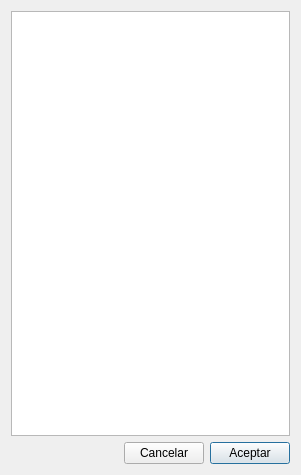
<?xml version="1.0" encoding="UTF-8"?>
<ui version="4.0">
 <class>frmCajasAbiertas</class>
 <widget class="QDialog" name="frmCajasAbiertas">
  <property name="geometry">
   <rect>
    <x>0</x>
    <y>0</y>
    <width>301</width>
    <height>475</height>
   </rect>
  </property>
  <property name="windowTitle">
   <string>Dialog</string>
  </property>
  <layout class="QGridLayout" name="gridLayout">
   <item row="1" column="2">
    <widget class="QPushButton" name="pushButton_2">
     <property name="text">
      <string>Aceptar</string>
     </property>
     <property name="icon">
      <iconset resource="../maya.qrc">
       <normaloff>:/Icons/PNG/OK.png</normaloff>:/Icons/PNG/OK.png</iconset>
     </property>
    </widget>
   </item>
   <item row="1" column="1">
    <widget class="QPushButton" name="pushButton">
     <property name="text">
      <string>Cancelar</string>
     </property>
     <property name="icon">
      <iconset resource="../maya.qrc">
       <normaloff>:/Icons/PNG/close.png</normaloff>:/Icons/PNG/close.png</iconset>
     </property>
    </widget>
   </item>
   <item row="1" column="0">
    <spacer name="horizontalSpacer">
     <property name="orientation">
      <enum>Qt::Horizontal</enum>
     </property>
     <property name="sizeHint" stdset="0">
      <size>
       <width>40</width>
       <height>20</height>
      </size>
     </property>
    </spacer>
   </item>
   <item row="0" column="0" colspan="3">
    <widget class="QTableView" name="tableView"/>
   </item>
  </layout>
 </widget>
 <resources>
  <include location="../maya.qrc"/>
 </resources>
 <connections>
  <connection>
   <sender>pushButton</sender>
   <signal>clicked()</signal>
   <receiver>frmCajasAbiertas</receiver>
   <slot>close()</slot>
   <hints>
    <hint type="sourcelabel">
     <x>187</x>
     <y>450</y>
    </hint>
    <hint type="destinationlabel">
     <x>282</x>
     <y>307</y>
    </hint>
   </hints>
  </connection>
  <connection>
   <sender>pushButton_2</sender>
   <signal>clicked()</signal>
   <receiver>frmCajasAbiertas</receiver>
   <slot>accept()</slot>
   <hints>
    <hint type="sourcelabel">
     <x>273</x>
     <y>450</y>
    </hint>
    <hint type="destinationlabel">
     <x>282</x>
     <y>311</y>
    </hint>
   </hints>
  </connection>
 </connections>
</ui>
